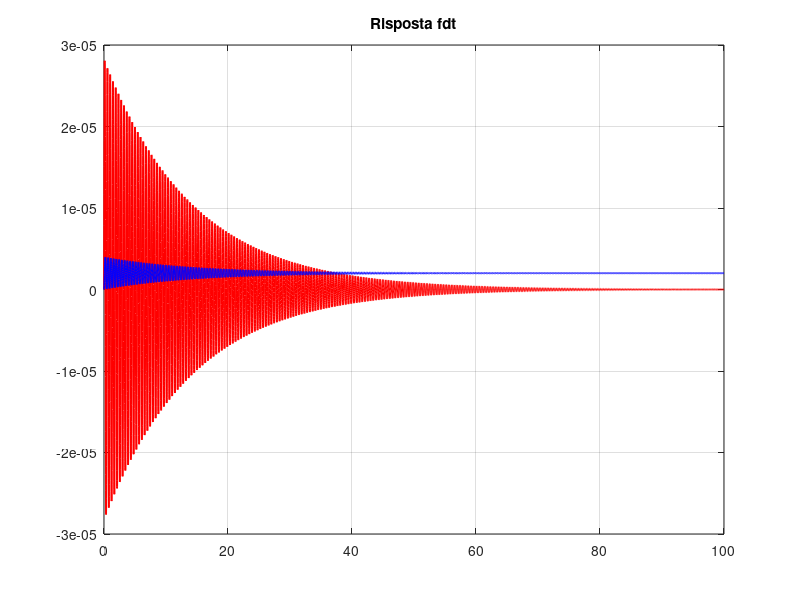

This chart was generated by the following MATLAB code:
clear all; close all; clc;

%% Inserimento valori
m = 2500;       %% massa
b = 350;        %% smorzamento
k = 5*10^5;     %% cost. elastica lineare
ze = 0.35;      %% stato iniziale z

figure;
hold on; box on; zoom on; grid on;

s = tf('s');
    
%%%%%%%%%%%%%%%%%%%%%%%%%%%%%%%%%%%
%%% definire FdT
G = 1/(m*s^2+s*b+k);
%%%%%%%%%%%%%%%%%%%%%%%%%%%%%%%%%%%


% risposta impulsiva fdt
time = 0:0.01:100;

title('Risposta fdt')
YY_i = impulse(G, time);
YY_s = step(G, time);

% plot
plot(time, YY_i, 'r', 'DisplayName', 'impulse response G(s)', 'LineWidth', 1.3);
plot(time, YY_s, 'b', 'DisplayName', 'step response G(s)', 'LineWidth', 1.3);
%%%%%%%%%%%%%%%%%%%%%%%%%%%%%%%